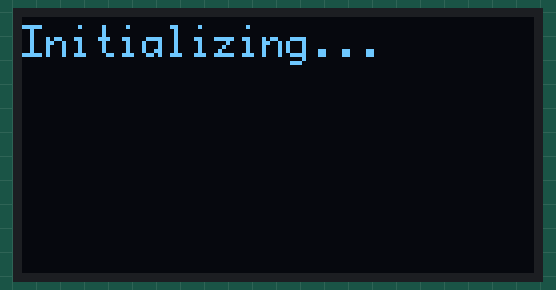
This sketch was run on a simulated Arduino Uno, built with avr-gcc and run on an emulated ATmega328P. Parts: 128×64 one-colour display. The GPS gets a fix after 3 s at 37.7749, -122.4194 with 8 satellites.

Above: at 0.2 s.
At 1.3 s:
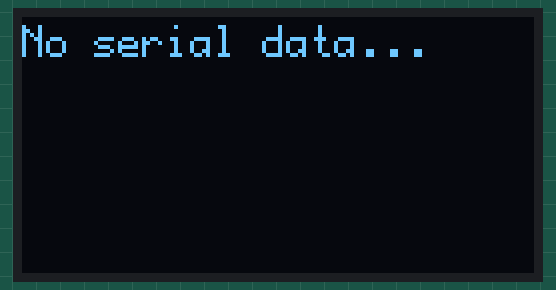
At 2.6 s:
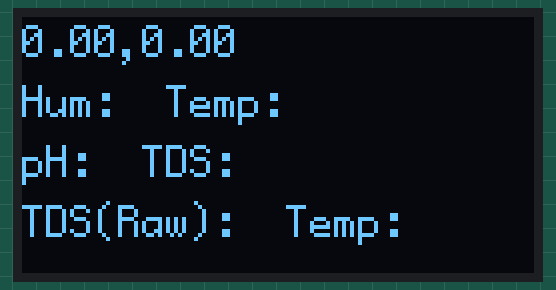

Measured:
- what the display in image 0 shows lasts 1.1 s, from 0.1 s to 1.2 s
- what the display in image 1 shows lasts 1.4 s, from 1.2 s to 2.6 s

The sketch:

slice_board_b.ino
```cpp
//Libraries for GPS
#include <TinyGPS++.h>
#include <SoftwareSerial.h>
// I2C Display
#include "U8glib.h"
U8GLIB_SH1106_128X64 u8g(U8G_I2C_OPT_NONE);

// GPS
TinyGPSPlus gps;    // The TinyGPS++ object
SoftwareSerial ss(8, 9);    // The serial connection to the GPS device. (RX, TX)
float lati = 0, lngi = 0;

// SD Card MODULE
#include <SPI.h>
#include <SD.h>

void setup() {
  // put your setup code here, to run once:
  Serial.begin(9600);
  ss.begin(9600);
  //initialize OLED
  u8g.firstPage();
  do {
    draw("Initializing...", "", "", "");
  } while (u8g.nextPage() );
  delay(1000);
  u8g.firstPage();
    do {
      draw("No serial data...", "", "", "");
    } while (u8g.nextPage() );
//    delay(1000);
}

void loop() {
  // put your main code here, to run repeatedly:
  if(Serial.available()){
    int StringCount = 0;
    String data[10];
    String serial_data = Serial.readString();

    while (serial_data.length() > 0)
    {
      int index = serial_data.indexOf(',');
      if (index == -1) // No , found
      {
        data[StringCount++] = serial_data;
        break;
      }
      else
      {
        data[StringCount++] = serial_data.substring(0, index);
        serial_data = serial_data.substring(index+1);
      }
    }

    if(ss.available() > 0) {
      gps.encode(ss.read());
      if (gps.location.isUpdated()){
        lati = gps.location.lat();
        lngi = gps.location.lng();
      }
    }

    char LCDString1[20] = {0};
    char LCDString2[20] = {0};
    char LCDString3[20] = {0};
    char LCDString4[20] = {0};
    String LCDString = "";

    LCDString = LCDString + lati + "," + lngi;
    LCDString.toCharArray(LCDString1, 20);

    LCDString = "Hum: " + data[1] + " Temp: " + data[2];
    LCDString.toCharArray(LCDString2, 20);

    LCDString = "pH: " + data[3] + " TDS: " + data[4];
    LCDString.toCharArray(LCDString3, 20);

    LCDString = "TDS(Raw): " + data[5] + " Temp: " + data[6];
    LCDString.toCharArray(LCDString4, 20);
    u8g.firstPage();
    do {
      draw(LCDString1 , LCDString2, LCDString3, LCDString4);
    } while (u8g.nextPage() );
//    u8g.firstPage();
  }
}

void draw(String s1, String s2, String s3, String s4){
  u8g.setFont(u8g_font_profont12);
  u8g.setPrintPos(0, 10);
  u8g.print(s1);
  u8g.setPrintPos(0, 25);
  u8g.print(s2);
  u8g.setPrintPos(0, 40);
  u8g.print(s3);
  u8g.setPrintPos(0, 55);
  u8g.print(s4);
}
```
